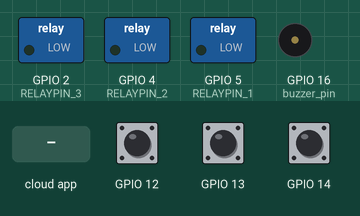
This sketch was run on a simulated ESP8266 (NodeMCU). Parts: switched loads named in the sketch (green lamp = pin HIGH), buzzer (waves = sounding, pin HIGH). Inputs (shaded band) come from the test bench; at power-on: GPIO 14 HIGH, GPIO 12 HIGH, GPIO 13 HIGH. WiFi joins after 1.5 s; servers stay silent unless stated; EEPROM starts erased; what the sketch prints to the serial monitor is not drawn.

Above: at 2.7 s.
2.8 s: the phone or cloud app sets 636b7d4fb8a7fefbd6368a59 to 1
At 3.2 s:
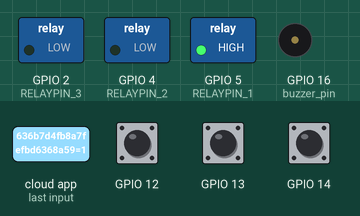
4.3 s: the phone or cloud app sets 636b7e13b8a7fefbd6368af3 to 1
At 5.5 s:
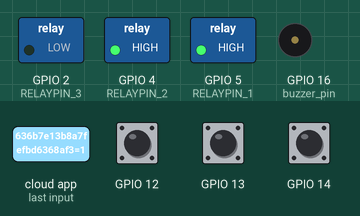
5.8 s: the phone or cloud app sets 636b7e32b8a7fefbd6368b3b to 1
At 6.7 s:
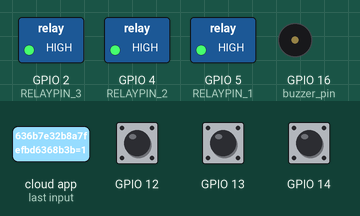
7.3 s: the phone or cloud app sets 636b7d4fb8a7fefbd6368a59 to 0
At 7.8 s:
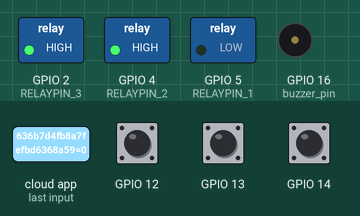
8.8 s: the phone or cloud app sets 636b7e13b8a7fefbd6368af3 to 0
At 10.0 s:
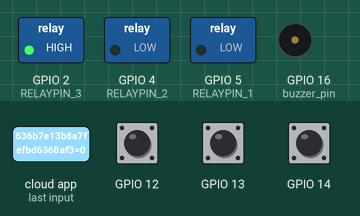
10.3 s: GPIO 14 pulled LOW for 0.15 s
At 10.42 s:
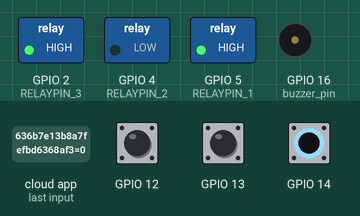
Timing chart, 0 to 13.0 s (numbered marks = the images above; inputs shaded):
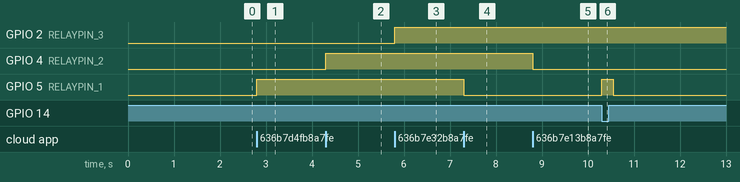

The sketch:

mini_project_3rd_yr.ino
```cpp
// libraries
#include <ESP8266WiFi.h>
#include <ESP8266HTTPClient.h>
#include <ESP8266WebServer.h>
#include <EEPROM.h>

#include "SinricPro.h"
#include "SinricProSwitch.h"

#include <map>

//#define WIFI_SSID         "1234"
//#define WIFI_PASS         "Yash#1290"

#define APP_KEY "2a072e9e-eee8-4eb1-a5ec-4cea1c92fefd"                                          // Should look like "de0bxxxx-1x3x-4x3x-ax2x-5dabxxxxxxxx"
#define APP_SECRET "e7a7a739-0530-4fcf-a248-73484036ee51-d5c850c7-eb85-4f1a-9f46-c59ff54e29a4"  // Should look like "5f36xxxx-x3x7-4x3x-xexe-e86724a9xxxx-4c4axxxx-3x3x-x5xe-x9x3-333d65xxxxxx"

#define BAUD_RATE   115200

#define DEBOUNCE_TIME 250

#define buzzer_pin 16 // D0

#define RELAYPIN_1 5
#define RELAYPIN_2 4
#define RELAYPIN_3 2

int statusCode;
String content;

ESP8266WebServer server(80);

typedef struct {      // struct for the std::map below
  int relayPIN;
  int flipSwitchPIN;
  bool activeLow;
} deviceConfig_t;

std::map<String, deviceConfig_t> devices = {
  // deviceid , relaypin,switchpin,activelow_status
  { "636b7d4fb8a7fefbd6368a59", {  5, 14, true } },   //  D1  D5
  { "636b7e13b8a7fefbd6368af3", {  4, 12, true } },   //  D2  D6
  { "636b7e32b8a7fefbd6368b3b", {  2, 13, true } },  //  D8  D7
};

typedef struct {      // struct for the std::map below
  String deviceId;
  bool lastFlipSwitchState;
  unsigned long lastFlipSwitchChange;
  bool activeLow;
} flipSwitchConfig_t;

std::map<int, flipSwitchConfig_t> flipSwitches;

void setupRelays() {
  for (auto &device : devices) {           // for each device (relay, flipSwitch combination)
    int relayPIN = device.second.relayPIN; // get the relay pin
    pinMode(relayPIN, OUTPUT);             // set relay pin to OUTPUT

  }
}

void setupFlipSwitches() {
  for (auto &device : devices)  {                     // for each device (relay / flipSwitch combination)
    flipSwitchConfig_t flipSwitchConfig;              // create a new flipSwitch configuration

    flipSwitchConfig.deviceId = device.first;         // set the deviceId
    flipSwitchConfig.lastFlipSwitchChange = 0;        // set debounce time
    flipSwitchConfig.lastFlipSwitchState = false;     // set lastFlipSwitchState to false (LOW)
    int flipSwitchPIN = device.second.flipSwitchPIN;  // get the flipSwitchPIN
    bool activeLow = device.second.activeLow;         // set the activeLow
    flipSwitchConfig.activeLow = activeLow;
    flipSwitches[flipSwitchPIN] = flipSwitchConfig;   // save the flipSwitch config to flipSwitches map

    if(activeLow) {
      pinMode(flipSwitchPIN, INPUT_PULLUP);           // set the flipSwitch pin to INPUT_PULLUP
    }
    else {
      pinMode(flipSwitchPIN, INPUT);                  // set the flipSwitch pin to INPUT
    }
  }
}

bool onPowerState(String deviceId, bool &state) {
  Serial.printf("%s: %s\r\n", deviceId.c_str(), state ? "on" : "off");
  int relayPIN = devices[deviceId].relayPIN; // get the relay pin for corresponding device
  digitalWrite(relayPIN, state);             // set the new relay state
  return true;
}

void handleFlipSwitches() {
  unsigned long actualMillis = millis();                                          // get actual millis
  for (auto &flipSwitch : flipSwitches) {                                         // for each flipSwitch in flipSwitches map
    unsigned long lastFlipSwitchChange = flipSwitch.second.lastFlipSwitchChange;  // get the timestamp when flipSwitch was pressed last time (used to debounce / limit events)

    if (actualMillis - lastFlipSwitchChange > DEBOUNCE_TIME) {                    // if time is > debounce time...

      int flipSwitchPIN = flipSwitch.first;                                       // get the flipSwitch pin from configuration
      bool lastFlipSwitchState = flipSwitch.second.lastFlipSwitchState;           // get the lastFlipSwitchState
      bool activeLow = flipSwitch.second.activeLow;
      bool flipSwitchState = digitalRead(flipSwitchPIN);                          // read the current flipSwitch state
      if(activeLow) flipSwitchState = !flipSwitchState;

      if (flipSwitchState != lastFlipSwitchState) {                               // if the flipSwitchState has changed...
          flipSwitch.second.lastFlipSwitchChange = actualMillis;                  // update lastFlipSwitchChange time
          String deviceId = flipSwitch.second.deviceId;                           // get the deviceId from config
          int relayPIN = devices[deviceId].relayPIN;                              // get the relayPIN from config
          bool newRelayState = !digitalRead(relayPIN);                            // set the new relay State
          digitalWrite(relayPIN, newRelayState);                                  // set the trelay to the new state

          SinricProSwitch &mySwitch = SinricPro[deviceId];                        // get Switch device from SinricPro
          mySwitch.sendPowerStateEvent(newRelayState);                            // send the event
        flipSwitch.second.lastFlipSwitchState = flipSwitchState;                  // update lastFlipSwitchState
      }
    }
  }
}

void setupWifi(){
  Serial.println("Disconnecting previously connected WiFi");
  WiFi.disconnect();
  EEPROM.begin(512); //Initialasing EEPROM with 512 bytes storage capacity
  delay(10);
  Serial.println();
  Serial.println();
  Serial.println("Startup");

  //---------------------------------------- Read EEPROM for SSID and pass
  Serial.println("Reading EEPROM ssid");

  String esid;
  for (int i = 0; i < 32; ++i)
  {
    esid += char(EEPROM.read(i));
  }
  Serial.println();
  Serial.print("SSID: ");
  Serial.println(esid);
  Serial.println("Reading EEPROM pass");

  String epass = "";
  for (int i = 32; i < 96; ++i)
  {
    epass += char(EEPROM.read(i));
  }
  Serial.print("PASS: ");
  Serial.println(epass);


  WiFi.begin(esid.c_str(), epass.c_str());
  if (testWifi())
  {

    Serial.println("Succesfully Connected!!!");
    digitalWrite(buzzer_pin,LOW);
    return;
  }
  else
  {
    Serial.println("Turning the HotSpot On");
    digitalWrite(buzzer_pin,HIGH);
    launchWeb();
    setupAP();// Setup HotSpot
  }

  Serial.println();
  Serial.println("Waiting.");

  while ((WiFi.status() != WL_CONNECTED))
  {
    Serial.print(".");
    delay(1000);
    server.handleClient();
  }
}

bool testWifi(void)
{
  int c = 0;
  Serial.println("Waiting for Wifi to connect");
  while ( c < 20 ) {
    //digitalWrite(LED_BUILTIN,LOW);
    if (WiFi.status() == WL_CONNECTED)
    {
      return true;
    }
    delay(500);
    Serial.print("*");
    c++;
    //digitalWrite(LED_BUILTIN,HIGH);
  }
  Serial.println("");
  Serial.println("Connect timed out, opening AP");
  return false;
}

void launchWeb()
{

  Serial.println("");
  if (WiFi.status() == WL_CONNECTED)
  {
    Serial.println("WiFi connected");
    digitalWrite(buzzer_pin,LOW);
    delay(5);
  }
  Serial.print("Local IP: ");
  Serial.println(WiFi.localIP());
  Serial.print("SoftAP IP: ");
  Serial.println(WiFi.softAPIP());
  createWebServer();
  // Start the server
  server.begin();
  Serial.println("Server started");
}

void setupAP(void)
{
  WiFi.mode(WIFI_STA);
  WiFi.disconnect();
  delay(100);

  Serial.println("");
  delay(100);
  WiFi.softAP("IoT_Switch","123456780");
  Serial.println("softap");
  launchWeb();
  Serial.println("over");

}

//html
void createWebServer()
{
  digitalWrite(buzzer_pin,HIGH);
  delay(100);
 {
    server.on("/", []() {
      IPAddress ip = WiFi.softAPIP();
      String ipStr = String(ip[0]) + '.' + String(ip[1]) + '.' + String(ip[2]) + '.' + String(ip[3]);
      content = "<!DOCTYPE HTML>\r\n<html><head><title>AP MODE</title></head>";
      content += "<body><h1>Ap Mode</h1><form method='get' action='setting'><label>SSID: </label><input name='ssid' length=32><br></br><label>PASS: </label><input name='pass' length=64><br></br><input type='submit' value='SUBMIT'></form></body>";
      content += "</html>";
      server.send(200, "text/html", content);
    });
    server.on("/setting", []() {
      String qsid = server.arg("ssid");
      String qpass = server.arg("pass");
      if (qsid.length() > 0 && qpass.length() > 0) {
        Serial.println("clearing eeprom");
        for (int i = 0; i < 96; ++i) {
          EEPROM.write(i, 0);
        }
        Serial.println(qsid);
        Serial.println("");
        Serial.println(qpass);
        Serial.println("");
        Serial.println("writing eeprom ssid:");
        for (int i = 0; i < qsid.length(); ++i)
        {
          EEPROM.write(i, qsid[i]);
          Serial.print("Wrote: ");
          Serial.println(qsid[i]);
        }
        Serial.println("writing eeprom pass:");
        for (int i = 0; i < qpass.length(); ++i)
        {
          EEPROM.write(32 + i, qpass[i]);
          Serial.print("Wrote: ");
          Serial.println(qpass[i]);
        }
        EEPROM.commit();
        content = "{\"Success\":\"saved to eeprom... reset to boot into new wifi\"}";
        statusCode = 200;
        ESP.reset();
      } else {
        content = "{\"Error\":\"404 not found\"}";
        statusCode = 404;
        Serial.println("Sending 404");
      }
      server.sendHeader("Access-Control-Allow-Origin", "*");
      server.send(statusCode, "application/json", content);
    });
  }
}

void setupSinricPro() {

  for (auto &device : devices) {
    const char *deviceId = device.first.c_str();
    SinricProSwitch &mySwitch = SinricPro[deviceId];
    mySwitch.onPowerState(onPowerState);
  }

  SinricPro.restoreDeviceStates(true); // restore the last known state from the server.

  SinricPro.begin(APP_KEY, APP_SECRET);
}

void setup() {
  Serial.begin(BAUD_RATE);
  pinMode(buzzer_pin,OUTPUT);
  digitalWrite(buzzer_pin,LOW);
  setupRelays();
  setupFlipSwitches();
  setupWifi();
  setupSinricPro();
}

void loop() {
  SinricPro.handle();
  handleFlipSwitches();
}
```

Measured:
- after the input at 2.8 s, GPIO 5 (RELAYPIN_1): LOW → HIGH at once
- after the input at 4.3 s, GPIO 4 (RELAYPIN_2): LOW → HIGH at once
- after the input at 5.8 s, GPIO 2 (RELAYPIN_3): LOW → HIGH at once
- after the input at 7.3 s, GPIO 5 (RELAYPIN_1): HIGH → LOW at once
- after the input at 8.8 s, GPIO 4 (RELAYPIN_2): HIGH → LOW at once
- after the input at 10.3 s, GPIO 5 (RELAYPIN_1): LOW → HIGH at once, → LOW 0.25 s later
